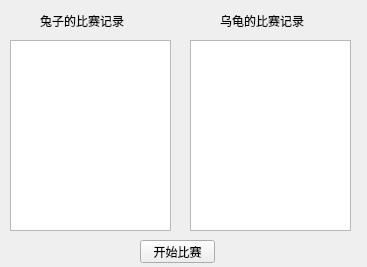
<?xml version="1.0" encoding="UTF-8"?>
<ui version="4.0">
 <class>MainWindow</class>
 <widget class="QMainWindow" name="MainWindow">
  <property name="geometry">
   <rect>
    <x>0</x>
    <y>0</y>
    <width>367</width>
    <height>267</height>
   </rect>
  </property>
  <property name="windowTitle">
   <string>龟兔赛跑</string>
  </property>
  <widget class="QWidget" name="centralwidget">
   <widget class="QLabel" name="label">
    <property name="geometry">
     <rect>
      <x>40</x>
      <y>10</y>
      <width>91</width>
      <height>21</height>
     </rect>
    </property>
    <property name="text">
     <string>兔子的比赛记录</string>
    </property>
   </widget>
   <widget class="QTextEdit" name="textEdit">
    <property name="geometry">
     <rect>
      <x>10</x>
      <y>40</y>
      <width>161</width>
      <height>191</height>
     </rect>
    </property>
   </widget>
   <widget class="QTextEdit" name="textEdit_2">
    <property name="geometry">
     <rect>
      <x>190</x>
      <y>40</y>
      <width>161</width>
      <height>191</height>
     </rect>
    </property>
   </widget>
   <widget class="QLabel" name="label_2">
    <property name="geometry">
     <rect>
      <x>220</x>
      <y>10</y>
      <width>91</width>
      <height>21</height>
     </rect>
    </property>
    <property name="text">
     <string>乌龟的比赛记录</string>
    </property>
   </widget>
   <widget class="QPushButton" name="pushButton">
    <property name="geometry">
     <rect>
      <x>140</x>
      <y>240</y>
      <width>75</width>
      <height>23</height>
     </rect>
    </property>
    <property name="text">
     <string>开始比赛</string>
    </property>
   </widget>
  </widget>
 </widget>
 <resources/>
 <connections/>
</ui>
